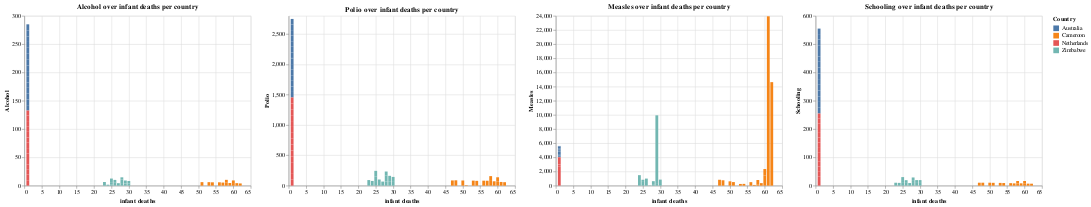

Notebook cell for this chart:
### Markdown cell above
**Here bar charts were created to see the correlation between infant deaths and the different health interventions and schooling. Another set was created to see the correlation between schooling and health interventions and infant deaths.**

### Code cell
alt.Chart(filtered_df).mark_bar().encode(
    x='infant deaths',
    y='Alcohol',
    color='Country'
).properties(title='Alcohol over infant deaths per country')|alt.Chart(filtered_df).mark_bar().encode(
    x='infant deaths',
    y='Polio',
    color='Country'
).properties(title='Polio over infant deaths per country')|alt.Chart(filtered_df).mark_bar().encode(
    x='infant deaths',
    y='Measles',
    color='Country'
).properties(title='Measles over infant deaths per country')|alt.Chart(filtered_df).mark_bar().encode(
    x='infant deaths',
    y='Schooling',
    color='Country'
).properties(title='Schooling over infant deaths per country')

### Figure 1 — Vega-Lite specification as saved in the notebook (floating-point values rounded to 4 significant figures)
{"config": {"view": {"continuousWidth": 400, "continuousHeight": 300}}, "hconcat": [{"mark": "bar", "encoding": {"color": {"field": "Country", "type": "nominal"}, "x": {"field": "infant deaths", "type": "quantitative"}, "y": {"field": "Alcohol", "type": "quantitative"}}, "title": "Alcohol over infant deaths per country"}, {"mark": "bar", "encoding": {"color": {"field": "Country", "type": "nominal"}, "x": {"field": "infant deaths", "type": "quantitative"}, "y": {"field": "Polio", "type": "quantitative"}}, "title": "Polio over infant deaths per country"}, {"mark": "bar", "encoding": {"color": {"field": "Country", "type": "nominal"}, "x": {"field": "infant deaths", "type": "quantitative"}, "y": {"field": "Measles", "type": "quantitative"}}, "title": "Measles over infant deaths per country"}, {"mark": "bar", "encoding": {"color": {"field": "Country", "type": "nominal"}, "x": {"field": "infant deaths", "type": "quantitative"}, "y": {"field": "Schooling", "type": "quantitative"}}, "title": "Schooling over infant deaths per country"}], "data": {"name": "data-0bcf5a5dda81ccb7da1e112b62e6a35a"}, "$schema": "https://vega.github.io/schema/vega-lite/v4.17.0.json", "datasets": {"data-0bcf5a5dda81ccb7da1e112b62e6a35a": [{"Year": 2001, "Country": "Australia", "infant deaths": 1, "Alcohol": 9.53, "Polio": 91.0, "Measles": 141, "Schooling": 20.5}, {"Year": 2003, "Country": "Australia", "infant deaths": 1, "Alcohol": 9.97, "Polio": 92.0, "Measles": 91, "Schooling": 20.6}, {"Year": 2011, "Country": "Australia", "infant deaths": 1, "Alcohol": 10.3, "Polio": 92.0, "Measles": 190, "Schooling": 19.8}, {"Year": 2006, "Country": "Australia", "infant deaths": 1, "Alcohol": 10.31, "Polio": 92.0, "Measles": 0, "Schooling": 20.3}, {"Year": 2014, "Country": "Australia", "infant deaths": 1, "Alcohol": 9.71, "Polio": 92.0, "Measles": 340, "Schooling": 20.4}, {"Year": 2002, "Country": "Australia", "infant deaths": 1, "Alcohol": 9.84, "Polio": 92.0, "Measles": 32, "Schooling": 20.1}, {"Year": 2012, "Country": "Australia", "infant deaths": 1, "Alcohol": 10.03, "Polio": 92.0, "Measles": 199, "Schooling": 20.1}, {"Year": 2000, "Country": "Australia", "infant deaths": 1, "Alcohol": 10.17, "Polio": 9.0, "Measles": 108, "Schooling": 20.4}, {"Year": 2004, "Country": "Australia", "infant deaths": 1, "Alcohol": 9.84, "Polio": 92.0, "Measles": 70, "Schooling": 20.7}, {"Year": 2009, "Country": "Australia", "infant deaths": 1, "Alcohol": 10.62, "Polio": 92.0, "Measles": 104, "Schooling": 19.1}, {"Year": 2007, "Country": "Australia", "infant deaths": 1, "Alcohol": 10.56, "Polio": 92.0, "Measles": 11, "Schooling": 19.0}, {"Year": 2005, "Country": "Australia", "infant deaths": 1, "Alcohol": 10.3, "Polio": 92.0, "Measles": 10, "Schooling": 20.3}, {"Year": 2013, "Country": "Australia", "infant deaths": 1, "Alcohol": 9.87, "Polio": 91.0, "Measles": 158, "Schooling": 20.3}, {"Year": 2008, "Country": "Australia", "infant deaths": 1, "Alcohol": 10.76, "Polio": 92.0, "Measles": 65, "Schooling": 19.1}, {"Year": 2010, "Country": "Australia", "infant deaths": 1, "Alcohol": 10.52, "Polio": 92.0, "Measles": 70, "Schooling": 19.5}, {"Year": 2011, "Country": "Cameroon", "infant deaths": 51, "Alcohol": 6.19, "Polio": 8.0, "Measles": 504, "Schooling": 10.0}, {"Year": 2008, "Country": "Cameroon", "infant deaths": 56, "Alcohol": 5.9, "Polio": 82.0, "Measles": 495, "Schooling": 8.8}, {"Year": 2001, "Country": "Cameroon", "infant deaths": 61, "Alcohol": 4.43, "Polio": 61.0, "Measles": 23934, "Schooling": 7.1}, {"Year": 2004, "Country": "Cameroon", "infant deaths": 59, "Alcohol": 4.71, "Polio": 72.0, "Measles": 358, "Schooling": 8.2}, {"Year": 2000, "Country": "Cameroon", "infant deaths": 62, "Alcohol": 3.91, "Polio": 57.0, "Measles": 14629, "Schooling": 6.9}, {"Year": 2012, "Country": "Cameroon", "infant deaths": 50, "Alcohol": 0.01, "Polio": 85.0, "Measles": 609, "Schooling": 10.4}, {"Year": 2010, "Country": "Cameroon", "infant deaths": 53, "Alcohol": 6.15, "Polio": 83.0, "Measles": 240, "Schooling": 9.7}, {"Year": 2006, "Country": "Cameroon", "infant deaths": 58, "Alcohol": 5.22, "Polio": 78.0, "Measles": 196, "Schooling": 8.2}, {"Year": 2014, "Country": "Cameroon", "infant deaths": 47, "Alcohol": 0.01, "Polio": 86.0, "Measles": 831, "Schooling": 10.4}, {"Year": 2013, "Country": "Cameroon", "infant deaths": 48, "Alcohol": 0.01, "Polio": 88.0, "Measles": 760, "Schooling": 10.4}, {"Year": 2009, "Country": "Cameroon", "infant deaths": 54, "Alcohol": 5.89, "Polio": 79.0, "Measles": 251, "Schooling": 9.2}, {"Year": 2007, "Country": "Cameroon", "infant deaths": 57, "Alcohol": 5.44, "Polio": 81.0, "Measles": 100, "Schooling": 8.0}, {"Year": 2005, "Country": "Cameroon", "infant deaths": 58, "Alcohol": 5.03, "Polio": 79.0, "Measles": 605, "Schooling": 8.3}, {"Year": 2002, "Country": "Cameroon", "infant deaths": 60, "Alcohol": 4.58, "Polio": 66.0, "Measles": 1448, "Schooling": 8.4}, {"Year": 2003, "Country": "Cameroon", "infant deaths": 60, "Alcohol": 4.64, "Polio": 72.0, "Measles": 899, "Schooling": 8.1}, {"Year": 2004, "Country": "Netherlands", "infant deaths": 1, "Alcohol": 9.56, "Polio": 98.0, "Measles": 11, "Schooling": 16.5}, {"Year": 2006, "Country": "Netherlands", "infant deaths": 1, "Alcohol": 9.79, "Polio": 96.0, "Measles": 1, "Schooling": 16.5}, {"Year": 2013, "Country": "Netherlands", "infant deaths": 1, "Alcohol": 8.68, "Polio": 97.0, "Measles": 2632, "Schooling": 18.1}, {"Year": 2005, "Country": "Netherlands", "infant deaths": 1, "Alcohol": 9.69, "Polio": 96.0, "Measles": 4, "Schooling": 16.4}, {"Year": 2010, "Country": "Netherlands", "infant deaths": 1, "Alcohol": 9.33, "Polio": 97.0, "Measles": 15, "Schooling": 17.0}, {"Year": 2008, "Country": "Netherlands", "infant deaths": 1, "Alcohol": 9.62, "Polio": 97.0, "Measles": 109, "Schooling": 16.8}, {"Year": 2002, "Country": "Netherlands", "infant deaths": 1, "Alcohol": 9.68, "Polio": 97.0, "Measles": 3, "Schooling": 16.9}, {"Year": 2014, "Country": "Netherlands", "infant deaths": 1, "Alcohol": 0.01, "Polio": 96.0, "Measles": 140, "Schooling": 18.1}, {"Year": 2007, "Country": "Netherlands", "infant deaths": 1, "Alcohol": 9.53, "Polio": 97.0, "Measles": 10, "Schooling": 16.6}, {"Year": 2009, "Country": "Netherlands", "infant deaths": 1, "Alcohol": 9.23, "Polio": 97.0, "Measles": 15, "Schooling": 16.9}, {"Year": 2001, "Country": "Netherlands", "infant deaths": 1, "Alcohol": 9.95, "Polio": 97.0, "Measles": 0, "Schooling": 16.7}, {"Year": 2011, "Country": "Netherlands", "infant deaths": 1, "Alcohol": 8.96, "Polio": 97.0, "Measles": 51, "Schooling": 17.2}, {"Year": 2000, "Country": "Netherlands", "infant deaths": 1, "Alcohol": 10.06, "Polio": 97.0, "Measles": 1019, "Schooling": 16.5}, {"Year": 2003, "Country": "Netherlands", "infant deaths": 1, "Alcohol": 9.56, "Polio": 98.0, "Measles": 4, "Schooling": 16.5}, {"Year": 2012, "Country": "Netherlands", "infant deaths": 1, "Alcohol": 9.05, "Polio": 97.0, "Measles": 10, "Schooling": 18.1}, {"Year": 2001, "Country": "Zimbabwe", "infant deaths": 25, "Alcohol": 1.72, "Polio": 76.0, "Measles": 529, "Schooling": 9.8}, {"Year": 2002, "Country": "Zimbabwe", "infant deaths": 25, "Alcohol": 4.43, "Polio": 73.0, "Measles": 304, "Schooling": 10.0}, {"Year": 2013, "Country": "Zimbabwe", "infant deaths": 25, "Alcohol": 6.39, "Polio": 95.0, "Measles": 0, "Schooling": 10.4}, {"Year": 2012, "Country": "Zimbabwe", "infant deaths": 26, "Alcohol": 6.09, "Polio": 95.0, "Measles": 0, "Schooling": 9.8}, {"Year": 2006, "Country": "Zimbabwe", "infant deaths": 28, "Alcohol": 4.57, "Polio": 71.0, "Measles": 212, "Schooling": 9.5}, {"Year": 2014, "Country": "Zimbabwe", "infant deaths": 23, "Alcohol": 6.5, "Polio": 92.0, "Measles": 0, "Schooling": 10.3}, {"Year": 2004, "Country": "Zimbabwe", "infant deaths": 27, "Alcohol": 4.36, "Polio": 67.0, "Measles": 31, "Schooling": 9.2}, {"Year": 2008, "Country": "Zimbabwe", "infant deaths": 30, "Alcohol": 3.56, "Polio": 75.0, "Measles": 0, "Schooling": 9.7}, {"Year": 2007, "Country": "Zimbabwe", "infant deaths": 29, "Alcohol": 3.88, "Polio": 73.0, "Measles": 242, "Schooling": 9.6}, {"Year": 2000, "Country": "Zimbabwe", "infant deaths": 24, "Alcohol": 1.68, "Polio": 78.0, "Measles": 1483, "Schooling": 9.8}, {"Year": 2011, "Country": "Zimbabwe", "infant deaths": 28, "Alcohol": 6.0, "Polio": 93.0, "Measles": 0, "Schooling": 10.1}, {"Year": 2003, "Country": "Zimbabwe", "infant deaths": 26, "Alcohol": 4.06, "Polio": 7.0, "Measles": 998, "Schooling": 9.5}, {"Year": 2010, "Country": "Zimbabwe", "infant deaths": 29, "Alcohol": 5.21, "Polio": 89.0, "Measles": 9696, "Schooling": 10.0}, {"Year": 2009, "Country": "Zimbabwe", "infant deaths": 30, "Alcohol": 4.64, "Polio": 69.0, "Measles": 853, "Schooling": 9.9}, {"Year": 2005, "Country": "Zimbabwe", "infant deaths": 28, "Alcohol": 4.14, "Polio": 69.0, "Measles": 420, "Schooling": 9.3}]}}
